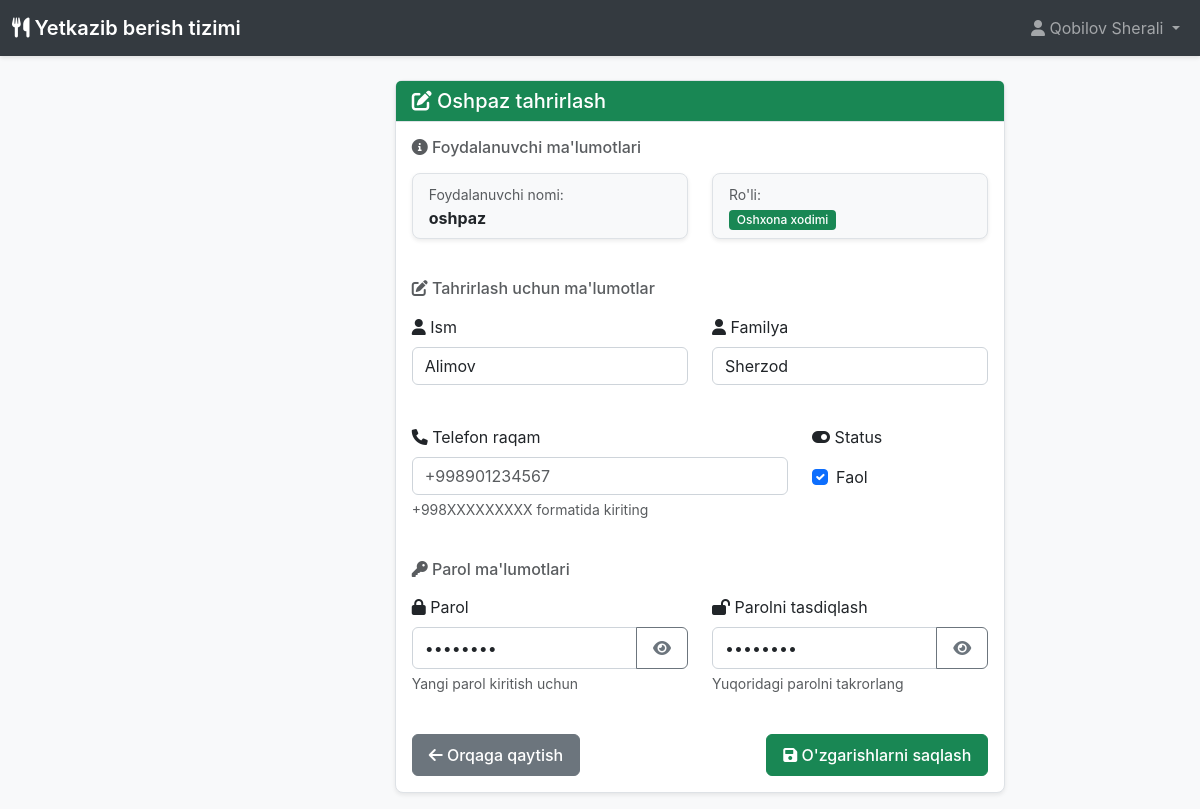
Page /admin-panel/edit-kitchen-staff/2/ (signed in) on the committed database.
### users/models.py (models this page shows, shortened)
class User(AbstractUser):
    KITCHEN_STAFF = 'kitchen'
    COURIER = 'courier'
    ADMIN = 'admin'
    ROLE_CHOICES = [
        (KITCHEN_STAFF, 'Oshxona xodimi'),
        (COURIER, 'Kuryer'),
        (ADMIN, 'Administrator'),
    ]
    role = models.CharField(
        max_length=20,
        choices=ROLE_CHOICES,
        default=KITCHEN_STAFF,
        verbose_name='Rol'
    )
    phone_number = models.CharField(
        max_length=20,
        blank=True,
        null=True,
        verbose_name='Telefon raqami'
    )
    address = models.TextField(
        blank=True,
        null=True,
        verbose_name='Manzil'
    )
    is_active_worker = models.BooleanField(
        default=True,
        verbose_name='Faol xodim'
    )
    created_at = models.DateTimeField(
        auto_now_add=True,
        verbose_name='Yaratilgan sana'
    )
    updated_at = models.DateTimeField(
        auto_now=True,
        verbose_name='Yangilangan sana'
    )
    plain_password = models.CharField(
        max_length=128,
        blank=True,
        null=True,
        verbose_name='Ochiq parol'
    )
    class Meta:
        verbose_name = 'Foydalanuvchi'
        verbose_name_plural = 'Foydalanuvchilar'
        db_table = 'users_user'
    def is_admin_user(self):
        return self.role == self.ADMIN or self.is_superuser

### kitchen/models.py (models this page shows, shortened)
class KitchenStaff(models.Model):
    user = models.ForeignKey(User, on_delete=models.CASCADE, verbose_name="Foydalanuvchi")
    full_name = models.CharField(max_length=200, verbose_name="To'liq ism")
    phone_number = models.CharField(max_length=20, verbose_name="Telefon raqam")
    position = models.CharField(max_length=100, default="Oshpaz", verbose_name="Lavozim")
    is_active = models.BooleanField(default=True, verbose_name="Faol")
    created_at = models.DateTimeField(auto_now_add=True, verbose_name="Yaratilgan vaqt")
    class Meta:
        verbose_name = "Oshxona xodimi"
        verbose_name_plural = "Oshxona xodimlari"

### users/views.py (the view)
# urls.py: path('edit-kitchen-staff/<int:staff_id>/', views.edit_kitchen_staff, name='edit_kitchen_staff'),
@admin_required
@admin_required
def edit_kitchen_staff(request, staff_id):
    try:
        kitchen_staff = KitchenStaff.objects.get(id=staff_id)
    except KitchenStaff.DoesNotExist:
        messages.error(request, "Oshpaz topilmadi!")
        return redirect('admin_panel:staff_list')
    except KitchenStaff.MultipleObjectsReturned:
        kitchen_staff = KitchenStaff.objects.filter(id=staff_id).last()
        messages.warning(request, "Duplicate entries aniqlandi, oxirgisi tanlandi.")
    if request.method == 'POST':
        form = EditKitchenStaffForm(request.POST, instance=kitchen_staff)
        if form.is_valid():
            try:
                kitchen_staff = form.save()
                if form.cleaned_data.get('password'):
                    update_session_auth_hash(request, kitchen_staff.user)
                messages.success(request, f"Oshpaz {kitchen_staff.full_name} ma'lumotlari yangilandi!")
                return redirect('admin_panel:staff_list')
            except Exception as e:
                messages.error(request, f"Xatolik yuz berdi: {str(e)}")
    else:
        form = EditKitchenStaffForm(instance=kitchen_staff)
    return render(request, 'admin_panel/edit_kitchen_staff.html', {
        'form': form,
        'staff': kitchen_staff,
        'title': 'Oshpaz tahrirlash'
    })

### templates/admin_panel/edit_kitchen_staff.html (shortened to what this page needs)
{% extends 'base.html' %}
{% load static %}
{% block content %}
<div class="container mt-4">
    <div class="row justify-content-center">
        <div class="col-md-8">
            <div class="card">
                <div class="card-header bg-success text-white">
                    <h5 class="mb-0">
                        <i class="fas fa-edit"></i> {{ title }}
                    </h5>
                </div>
                <div class="card-body">
                    <div class="mb-4">
                        <h6 class="text-muted mb-3">
                            <i class="fas fa-info-circle"></i> Foydalanuvchi ma'lumotlari
                        </h6>
                        <div class="row">
                            <div class="col-md-6">
                                <div class="card bg-light">
                                    <div class="card-body py-2">
                                        <small class="text-muted">Foydalanuvchi nomi:</small>
                                        <div><strong>{{ staff.user.username }}</strong></div>
                                    </div>
                                </div>
                            </div>
                            <div class="col-md-6">
                                <div class="card bg-light">
                                    <div class="card-body py-2">
                                        <small class="text-muted">Ro'li:</small>
                                        <div><span class="badge bg-success">{{ staff.user.get_role_display|default:"Oshpaz" }}</span></div>
                                    </div>
                                </div>
                            </div>
                        </div>
                    </div>
                    <form method="post">
                        <div class="mb-4">
                            <h6 class="text-muted mb-3">
                                <i class="fas fa-edit"></i> Tahrirlash uchun ma'lumotlar
                            </h6>
                            <div class="row">
                                <div class="col-md-6">
                                    <div class="mb-3">
                                        <label for="{{ form.first_name.id_for_label }}" class="form-label">
                                            <i class="fas fa-user"></i> {{ form.first_name.label }}
                                        </label>
                                        {{ form.first_name }}
                                    </div>
                                </div>
                                <div class="col-md-6">
                                    <div class="mb-3">
                                        <label for="{{ form.last_name.id_for_label }}" class="form-label">
                                            <i class="fas fa-user"></i> {{ form.last_name.label }}
                                        </label>
                                        {{ form.last_name }}
                                    </div>
                                </div>
                            </div>
                        </div>
                        <div class="mb-4">
                            <div class="row">
                                <div class="col-md-8">
                                    <div class="mb-3">
                                        <label for="{{ form.phone_number.id_for_label }}" class="form-label">
                                            <i class="fas fa-phone"></i> {{ form.phone_number.label }}
                                        </label>
                                        {{ form.phone_number }}
                                        <div class="form-text">+998XXXXXXXXX formatida kiriting</div>
                                    </div>
                                </div>
                                <div class="col-md-4">
                                    <div class="mb-3">
                                        <label class="form-label">
                                            <i class="fas fa-toggle-on"></i> Status
                                        </label>
                                        <div class="form-check mt-2">
                                            {{ form.is_active }}
                                            <label class="form-check-label" for="{{ form.is_active.id_for_label }}">
                                                {{ form.is_active.label }}
                                            </label>
                                        </div>
                                    </div>
                                </div>
                            </div>
                        </div>
                        <div class="mb-4">
                            <h6 class="text-muted mb-3">
                                <i class="fas fa-key"></i> Parol ma'lumotlari
                            </h6>
                            <div class="row">
                                <div class="col-md-6">
                                    <div class="mb-3">
                                        <label for="{{ form.password.id_for_label }}" class="form-label">
                                            <i class="fas fa-lock"></i> {{ form.password.label }}
                                        </label>
                                        <div class="input-group">
                                            {{ form.password }}
                                            <button class="btn btn-outline-secondary" type="button" id="togglePassword1">
                                                <i class="fa fa-eye" id="eyeIcon1"></i>
                                            </button>
                                        </div>
                                        <div class="form-text">{{ form.password.help_text }}</div>
                                    </div>
                                </div>
                                <div class="col-md-6">
                                    <div class="mb-3">
                                        <label for="{{ form.password_confirm.id_for_label }}" class="form-label">
                                            <i class="fas fa-lock-open"></i> {{ form.password_confirm.label }}
                                        </label>
                                        <div class="input-group">
                                            {{ form.password_confirm }}
                                            <button class="btn btn-outline-secondary" type="button" id="togglePassword2">
                                                <i class="fa fa-eye" id="eyeIcon2"></i>
                                            </button>
                                        </div>
                                        <div class="form-text">{{ form.password_confirm.help_text }}</div>
                                    </div>
                                </div>
                            </div>
                        </div>
                        <div class="d-grid gap-2 d-md-flex justify-content-md-between">
                            <a href="{% url 'admin_panel:staff_list' %}" class="btn btn-secondary">
                                <i class="fas fa-arrow-left"></i> Orqaga qaytish
                            </a>
                            <button type="submit" class="btn btn-success">
                                <i class="fas fa-save"></i> O'zgarishlarni saqlash
                            </button>
                        </div>
                    </form>
                </div>
            </div>
        </div>
    </div>
</div>
{% endblock %}

### templates/base.html (shortened to what this page needs)
<!DOCTYPE html>
<html lang="uz">
<head>
    <link href="https://cdn.jsdelivr.net/npm/bootstrap@5.3.0/dist/css/bootstrap.min.css" rel="stylesheet">
    <link href="https://cdnjs.cloudflare.com/ajax/libs/font-awesome/6.0.0/css/all.min.css" rel="stylesheet">
</head>
<body>
    <nav class="navbar navbar-expand-lg navbar-dark bg-primary">
        <div class="container-fluid">
            {% if user.role == 'admin' %}
                <a class="navbar-brand" href="{% url 'admin_panel:dashboard' %}">
                    <i class="fas fa-utensils"></i> Yetkazib berish tizimi
                </a>
            {% elif user.role == 'kitchen' %}
                <a class="navbar-brand" href="{% url 'kitchen:dashboard' %}">
                    <i class="fas fa-utensils"></i> Yetkazib berish tizimi
                </a>
            {% elif user.role == 'courier' %}
                <a class="navbar-brand" href="{% url 'courier:dashboard' %}">
                    <i class="fas fa-utensils"></i> Yetkazib berish tizimi
                </a>
            {% else %}
                <a class="navbar-brand" href="/">
                    <i class="fas fa-utensils"></i> Yetkazib berish tizimi
                </a>
            {% endif %}
            <div class="navbar-nav ms-auto">
                {% if user.is_authenticated %}
                    <div class="nav-item dropdown">
                        <a class="nav-link dropdown-toggle" href="#" role="button" data-bs-toggle="dropdown">
                            <i class="fas fa-user"></i> {{ user.get_full_name|default:user.username }}
                        </a>
                    </div>
                {% else %}
                    <a class="nav-link" href="{% url 'login' %}">
                        <i class="fas fa-sign-in-alt"></i> Kirish
                    </a>
                {% endif %}
            </div>
        </div>
    </nav>
    <div class="main-content">
        <div class="container-fluid">
            <div class="row">
                <main class="{% if request.resolver_match.app_name %}col-md-9 ms-sm-auto col-lg-10{% else %}col-12{% endif %} px-md-4">
                {% block content %}{% endblock %}
            </main>
        </div>
    </div>
    </div>
</body>
</html>

### templates/base.html (style rules this page uses)
body { background-color: #f8f9fa; font-family: -apple-system, BlinkMacSystemFont, 'Segoe UI', Roboto, sans-serif; }
.navbar { background-color: #343a40 !important; box-shadow: 0 2px 4px rgba(0,0,0,.1); }
.navbar-brand { font-weight: 600; font-size: 1.25rem; }
.card { border: 1px solid #dee2e6; border-radius: 8px; box-shadow: 0 2px 4px rgba(0,0,0,.08); background: #fff; margin-bottom: 1rem; }
.card-header { background-color: #f8f9fa; border-bottom: 1px solid #dee2e6; font-weight: 600; }
.btn { border-radius: 6px; font-weight: 500; padding: 8px 16px; }
.btn-success { background-color: #198754; border-color: #198754; }
.badge { border-radius: 4px; font-weight: 500; }
.form-control { border-radius: 6px; border: 1px solid #ced4da; }

### rows in the picture
User: get_full_name "Qobilov Sherali"
KitchenStaff: user.username "oshpaz", user.role "Oshxona xodimi", is_active "☑"
User: first_name "Alimov", last_name "Sherzod"

### other values in the picture
{{ title }} "Oshpaz tahrirlash"
